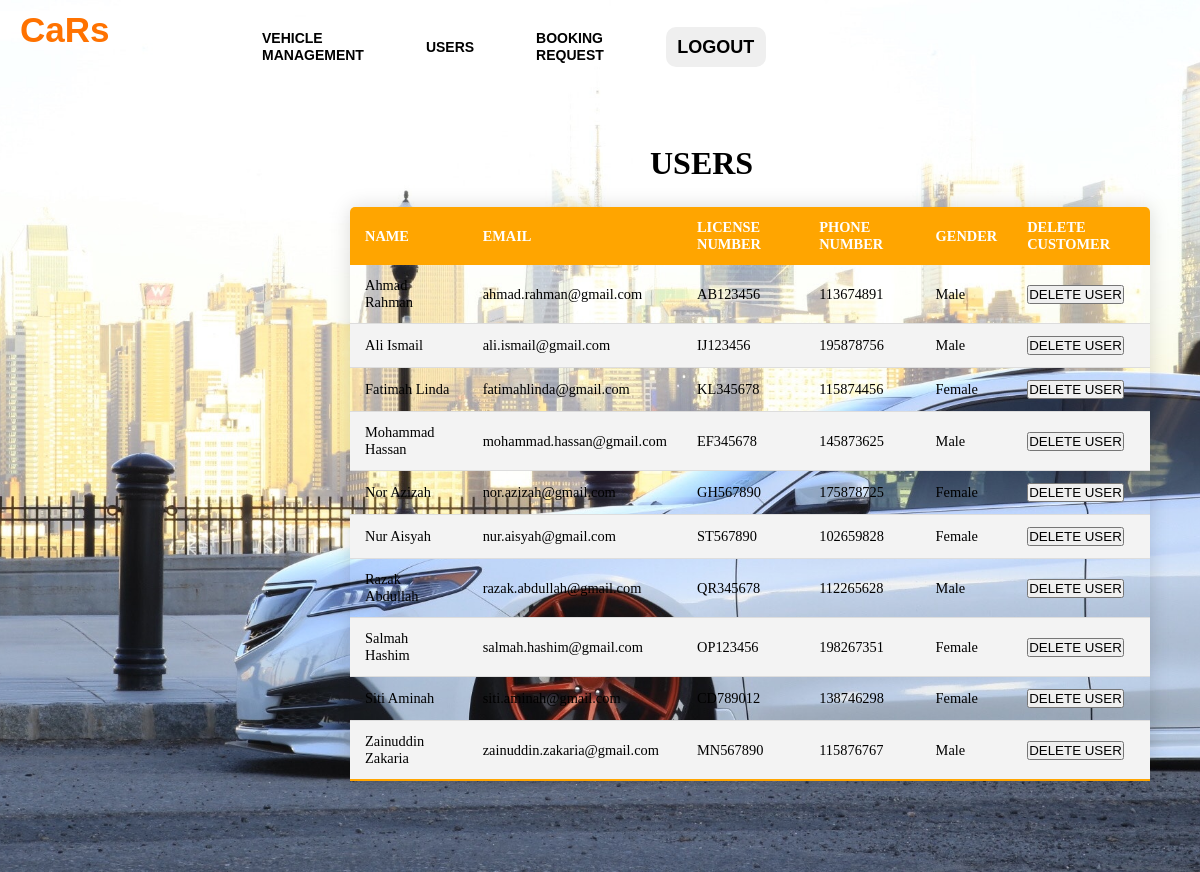
/WebsiteCarRentalManagementSystem/adminusers.php, run on the app's committed database.
### tables this page shows
CREATE TABLE `customer` (
  `FNAME` varchar(255) NOT NULL,
  `LNAME` varchar(255) NOT NULL,
  `EMAIL` varchar(255) NOT NULL,
  `LICENSE_NO` varchar(100) NOT NULL,
  `PHONE_NO` int(11) NOT NULL,
  `PASSWORD` varchar(255) NOT NULL,
  `GENDER` varchar(50) NOT NULL
);

### WebsiteCarRentalManagementSystem/adminusers.php (the view, shortened to what this page needs)
<!DOCTYPE html>
<html lang="en">
<head>
</head>
<body>
<?php
require_once('connection.php');
$query="select * from customer";
$queryy=mysqli_query($con,$query);
?>
<div class="hai">
        <div class="navbar">
            <div class="icon">
                <h2 class="logo">CaRs</h2>
            </div>
            <div class="menu">
                <ul>
                    <li><a href="adminvehicle.php">VEHICLE MANAGEMENT</a></li>
                    <li><a href="adminusers.php">USERS</a></li>
                    <li><a href="adminbook.php">BOOKING REQUEST</a></li>
                  <li> <button class="nn"><a href="index.php">LOGOUT</a></button></li>
                </ul>
            </div>
        </div>
        <div>
            <h1 class="header">USERS</h1>
            <div>
                <div>
                    <table class="content-table">
                <thead>
                    <tr>
                        <th>NAME</th>
                        <th>EMAIL</th>
                        <th>LICENSE NUMBER</th>
                        <th>PHONE NUMBER</th>
                        <th>GENDER</th>
                        <th>DELETE CUSTOMER</th>
                    </tr>
                </thead>
                <tbody>
                <?php
                while($res=mysqli_fetch_array($queryy)){
                ?>
                <tr  class="active-row">
                    <td><?php echo $res['FNAME']."  ".$res['LNAME'];?></php></td>
                    <td><?php echo $res['EMAIL'];?></php></td>
                    <td><?php echo $res['LICENSE_NO'];?></php></td>
                    <td><?php echo $res['PHONE_NO'];?></php></td>
                    <td><?php echo $res['GENDER'];?></php></td>
                    <td><button type="submit" class="but" name="approve"><a href="deleteuser.php?id=<?php echo $res['EMAIL']?>">DELETE USER</a></button></td>
                </tr>
               <?php } ?>
                </tbody>
                </table>
                </div>
            </div>
        </div>
</body>
</html>

### WebsiteCarRentalManagementSystem/adminusers.php (style rules this page uses)
* { margin: 0; padding: 0; }
.hai { width: 100%; background: linear-gradient(to top, rgba(0,0,0,0)50%, rgba(0,0,0,0)50%),url("images/carbg2.jpg"); background-position: center; background-size: cover; height: 109vh; animation: infiniteScrollBg 50s linear infinite; }
.navbar { width: 1200px; height: 75px; margin: auto; }
.icon { width:200px; float: left; height : 70px; }
.logo { color: #ff7200; font-size: 35px; font-family: Arial; padding-left: 20px; float:left; padding-top: 10px; }
.menu { width: 400px; float: left; height: 70px; }
ul { float: left; display: flex; justify-content: center; align-items: center; }
ul li { list-style: none; margin-left: 62px; margin-top: 27px; font-size: 14px; }
ul li a { text-decoration: none; color: black; font-family: Arial; font-weight: bold; transition: 0.4s ease-in-out; }
.content-table { border-collapse: collapse; font-size: 0.9em; min-width: 400px; border-radius: 5px 5px 0 0; overflow: hidden; box-shadow:0 0 20px rgba(0,0,0,0.15); margin-left : 350px ; margin-top: 25px; width: 800px; height: 500px; }
.content-table thead tr { background-color: orange; color: white; text-align: left; }
.content-table th, .content-table td { padding: 12px 15px; }
.content-table tbody tr { border-bottom: 1px solid #dddddd; }
.content-table tbody tr:nth-of-type(even) { background-color: #f3f3f3; }
.content-table tbody tr:last-of-type { border-bottom: 2px solid orange; }
.header { margin-top: 70px; margin-left: 650px; }
.nn { width:100px; border:none; height: 40px; font-size: 18px; border-radius: 10px; cursor: pointer; color:white; transition: 0.4s ease; }
.nn a { text-decoration: none; color: black; font-weight: bold; }
.but a { text-decoration: none; color: black; }

### data on the page
customer: FNAME "Ahmad", LNAME "Rahman", EMAIL "ahmad.rahman@gmail.com", LICENSE_NO "AB123456", PHONE_NO "113674891", GENDER "Male"
customer: FNAME "Ali", LNAME "Ismail", EMAIL "ali.ismail@gmail.com", LICENSE_NO "IJ123456", PHONE_NO "195878756", GENDER "Male"
customer: FNAME "Fatimah", LNAME "Linda", EMAIL "fatimahlinda@gmail.com", LICENSE_NO "KL345678", PHONE_NO "115874456", GENDER "Female"
customer: FNAME "Mohammad", LNAME "Hassan", EMAIL "mohammad.hassan@gmail.com", LICENSE_NO "EF345678", PHONE_NO "145873625", GENDER "Male"
customer: FNAME "Nor", LNAME "Azizah", EMAIL "nor.azizah@gmail.com", LICENSE_NO "GH567890", PHONE_NO "175878725", GENDER "Female"
customer: FNAME "Nur", LNAME "Aisyah", EMAIL "nur.aisyah@gmail.com", LICENSE_NO "ST567890", PHONE_NO "102659828", GENDER "Female"
customer: FNAME "Razak", LNAME "Abdullah", EMAIL "razak.abdullah@gmail.com", LICENSE_NO "QR345678", PHONE_NO "112265628", GENDER "Male"
customer: FNAME "Salmah", LNAME "Hashim", EMAIL "salmah.hashim@gmail.com", LICENSE_NO "OP123456", PHONE_NO "198267351", GENDER "Female"
customer: FNAME "Siti", LNAME "Aminah", EMAIL "siti.aminah@gmail.com", LICENSE_NO "CD789012", PHONE_NO "138746298", GENDER "Female"
customer: FNAME "Zainuddin", LNAME "Zakaria", EMAIL "zainuddin.zakaria@gmail.com", LICENSE_NO "MN567890", PHONE_NO "115876767", GENDER "Male"
